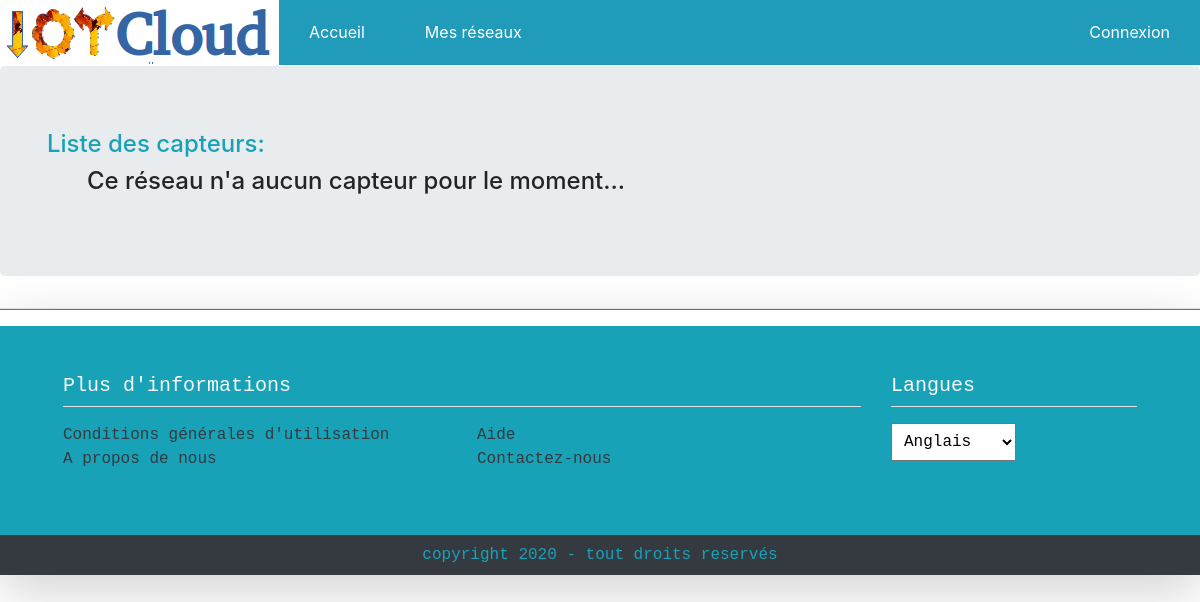
/iotCloud/network/1, run on an earlier commit of the app's database.
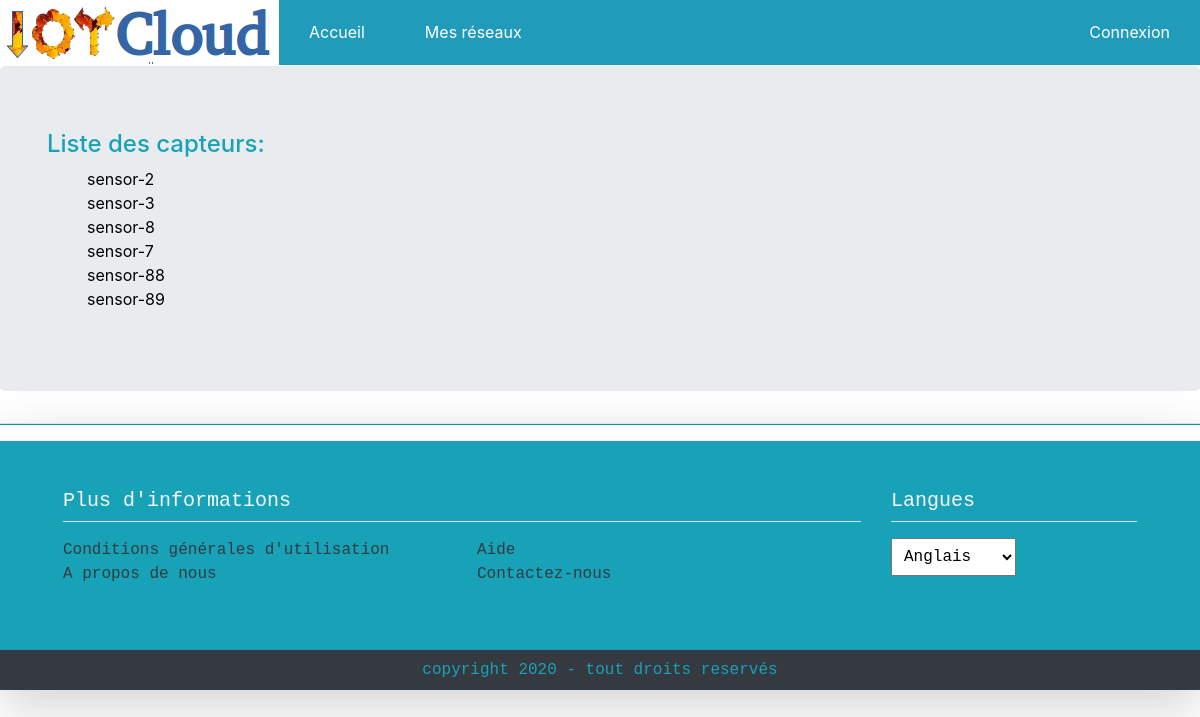
And on a later commit of the database.
### iotCloud/models.py (models this page shows, shortened)
class Capteur(models.Model):
    reseau = models.ForeignKey(Reseau, on_delete = models.CASCADE)
    nom_capteur = models.CharField(max_length = 30, unique=True)
    adresse_capteur = models.CharField(max_length = 30,  unique=True)
    description_capteur = models.TextField(max_length = 150)

### iotCloud/views.py (the view)
# urls.py: path('network/<int:reseau_id>', views.sensor_list, name='sensor_list'),
def sensor_list(request, reseau_id):
    sensors = Capteur.objects.filter(reseau_id=reseau_id)
    return render(request, 'iotCloud/list.html', {'sensors':sensors})

### iotCloud/templates/iotCloud/list.html (shortened to what this page needs)
{% extends "iotCloud/accueil.html" %}
    {% block page_title %}
        Liste des capteurs:
    {% endblock %}
  {% block capteur %}
    <ul>
        {% for s in sensors %}
        <li>
            <a href="{% url 'select_sensor_data' s.id %}">{{ s.nom_capteur  }}</a>
        </li>
        {% empty %}
          <h4>Ce réseau n'a aucun capteur pour le moment...</h4>
        {% endfor %}
    </ul>
  {% endblock capteur %}

What changed in the data, as far as the page shows it:
added Capteur: nom_capteur "sensor-2"
added Capteur: nom_capteur "sensor-3"
added Capteur: nom_capteur "sensor-8"
added Capteur: nom_capteur "sensor-7"
added Capteur: nom_capteur "sensor-88"
added Capteur: nom_capteur "sensor-89"
Also different on the page:
text no longer shown: "Ce réseau n'a aucun capteur pour le moment..."
